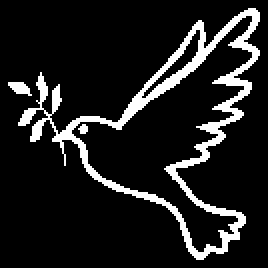
#> input picture Miniproject/test_data/dove.png, 134 x 134 px (shown 2 times larger)
$ python main.py
#> lines starting #> are read from the running program, lines starting #| are printed output that depends on the picture; after the words box and inside, x2 and y2 are one past the last pixel; in counts of white or black regions, pixels touching at a corner belong together
### Miniproject/iasa_solver.py
import numpy as np
from parameters import Acousticparameters
from propagator import ASMPropagator

# Reference: Melde, K., et al. "Holograms for acoustics." Nature (2016)


def calculate_thickness(phase, params):
    #Eq. (8)
    thickness = phase / (params.omega * (1 / params.c_holo - 1 / params.c_medium))
    return params.T0 + thickness - np.min(thickness)

def calculate_transmission(phase, params):
    Zm = params.imp_medium
    Zh = params.imp_holo
    Zt = params.imp_trans
    km = params.k_medium
    kh = params.k_holo

    T = calculate_thickness(phase, params)

    #Eq. (7)
    alpha_t = 4 * Zt * Zh**2 * Zm / ((Zh * (Zt + Zm) * np.cos(kh * T))**2 + ((Zh**2 + Zt * Zm) * np.sin(kh * T))**2)
    # return alpha_t
    return np.ones_like(T)

def run_iasa(target_amplitude, p0_amplitude, propagator, params, iterations = 50):
    field_hologram = p0_amplitude * np.exp(1j * 0.0)

    for i in range(iterations):
        field_target = propagator.forward(field_hologram)

        phase_target = np.angle(field_target)
        field_target_modified = target_amplitude * np.exp(1j * phase_target)

        field_holo_back = propagator.backward(field_target_modified)

        phase_retrieved = np.angle(field_holo_back)

        alpha_t = calculate_transmission(phase_retrieved, params)
        field_hologram = np.sqrt(alpha_t) * p0_amplitude * np.exp(1j * phase_retrieved)

        if (i % 10 == 0):
            print(f"{i} итерация завершена")

    return phase_retrieved

### Miniproject/domain.py
import numpy as np
from parameters import Acousticparameters


def generate_grids(params):

    Nx = params.Nx
    Ny = params.Ny
    dx = params.dx

    x_vec = np.arange(-Nx//2, Nx//2) * dx
    y_vec = np.arange(-Ny//2, Ny//2) * dx

    kx_vec = 2 * np.pi * np.fft.fftfreq(Nx, dx)
    ky_vec = 2 * np.pi * np.fft.fftfreq(Ny, dx)

    X, Y = np.meshgrid(x_vec, y_vec)
    Kx, Ky = np.meshgrid(kx_vec, ky_vec)

    return X, Y, Kx, Ky

def create_source_amplitude(X, Y, radius, inner_radius = 0e-3):
    mask1 = (X**2 + Y**2) <= radius**2
    mask2 = (X**2 + Y**2) >= inner_radius**2
    mask = mask1 & mask2
    return np.where(mask, 1.0, 0.0)

### Miniproject/parameters.py
import numpy as np
from dataclasses import dataclass

@dataclass
class Acousticparameters:
    freq: float = 38e3

    c_medium: float = 343.0
    rho_medium: float = 1.27

    c_trans: float = 6320.0
    rho_trans: float = 2770.0

    c_holo: float = 1054.0
    rho_holo: float = 1080.0
    alpha_holo: float = 5.5

    #Domain parameters
    size_x: float = 48e-3
    size_y: float = 48e-3
    dx: float = 200e-6
    z_target: float = 30e-3

    #Factor for domain expansion
    pad_factor: int = 3

    #Initial thickness
    T0: float = 1e-3

    #Sphere parameters
    rho_sph: float = 2500
    c_l: float = 5600
    c_t: float = 3400

    @property
    def omega(self):
        return 2 * np.pi * self.freq

    @property
    def lambda_medium(self):
        return self.c_medium / self.freq

    @property
    def lambda_holo(self):
        return self.c_holo / self.freq

    @property
    def k_medium(self):
        return self.omega / self.c_medium

    @property
    def k_holo(self):
        return self.omega / self.c_holo

    @property
    def k_l(self):
        return self.omega / self.c_l

    @property
    def k_t(self):
        return self.omega / self.c_t

    @property
    def sigma(self):
        return (self.c_l**2 / 2 - self.c_t**2) / (self.c_l**2 - self.c_t**2)

    @property
    def nx(self) -> int:
        return int(np.ceil(self.size_x / self.dx))

    @property
    def ny(self) -> int:
        return int(np.ceil(self.size_y / self.dx))

    @property
    def Nx(self) -> int:
        return self.nx * self.pad_factor

    @property
    def Ny(self) -> int:
        return self.ny * self.pad_factor

    @property
    def imp_medium(self):
        return self.rho_medium * self.c_medium

    @property
    def imp_holo(self):
        return self.rho_holo * self.c_holo

    @property
    def imp_trans(self):
        return self.rho_trans * self.c_trans

### Miniproject/propagator.py
import numpy as np
from parameters import Acousticparameters

# Reference: Melde, K., et al. "Holograms for acoustics." Nature (2016)

class ASMPropagator:
    def __init__(self, params, Kx, Ky, z):
        self.z = z
        k = params.k_medium

        #Elimination of evanescent waves
        propagation_mask  = (Kx**2 + Ky**2) <= k**2
        D = params.size_x
        #Eq. (6)
        angular_mask = np.sqrt(Kx**2 + Ky**2) <= k * D / np.sqrt(D**2 + self.z**2)

        mask = propagation_mask & angular_mask

        kz = np.sqrt(np.where(mask,k**2 - (Kx**2 + Ky**2),0))

        #Eq. (3)
        self.H = np.exp(1j * kz * z) * mask

    def forward(self, field_z0):
        #Eq. (3-4)
        spectrum_0 = np.fft.fft2(field_z0)
        spectrum_z = spectrum_0 * self.H
        field_z = np.fft.ifft2(spectrum_z)
        return field_z

    def backward(self, field_z):
        #Eq. (5)
        spectrum_z = np.fft.fft2(field_z)
        spectrum_0 = spectrum_z * np.conjugate(self.H)
        field_z0 = np.fft.ifft2(spectrum_0)
        return field_z0

### Miniproject/main.py
import numpy as np
import matplotlib.pyplot as plt
import matplotlib.animation as animation
from PIL import Image
from stl import mesh
from scipy.ndimage import zoom
from scipy.interpolate import make_interp_spline

from domain import generate_grids, create_source_amplitude
from parameters import Acousticparameters
from propagator import ASMPropagator
from iasa_solver import run_iasa, calculate_transmission, calculate_thickness

def export_stl(X, Y, phase, params, filename = "hologram.stl"):

    Nx = params.Nx
    Ny = params.Ny
    nx = params.nx + 10
    ny = params.ny + 10
    size_x = params.size_x
    start_x = (Nx - nx)//2
    start_y = (Ny - ny)//2

    radius = size_x / 2 * 1e3

    new_phase = phase[start_y : start_y + ny, start_x : start_x + nx]

    Tmm = calculate_thickness(new_phase, params) * 1e3
    dxmm = params.dx * 1e3

    x = (np.arange(nx) - nx/2) * dxmm
    y = (np.arange(ny) - ny/2) * dxmm
    X, Y = np.meshgrid(x, y)

    def get_point(j, i):
        x = X[j, i]
        y = Y[j, i]

        dist = np.sqrt(x**2 + y**2)

        if dist <= radius:
            p = [x, y, Tmm[j, i]]
        else:
            new_x = x * radius / dist
            new_y = y * radius / dist
            p = [new_x, new_y, params.T0 * 1e3]
        return p

    vectors=[]
    for i in range(nx - 1):
        for j in range(ny - 1):

            p1 = get_point(j, i)
            p2 = get_point(j, i+1)
            p3 = get_point(j+1, i)
            p4 = get_point(j+1, i+1)

            vectors.append(np.array([p1, p2, p3]))
            vectors.append(np.array([p2, p4, p3]))

    mesh_holo = mesh.Mesh(np.zeros(len(vectors), dtype=mesh.Mesh.dtype))
    for ind in range(len(vectors)):
        mesh_holo.vectors[ind] = np.array(vectors[ind])
    mesh_holo.save(filename)

def load_target_from_png(filepath, params, invert = False):
#> called with filepath = './test_data/dove.png', invert = False
    Nx = params.Nx
    Ny = params.Ny
    nx = params.nx
    ny = params.ny

    img = Image.open(filepath).convert("L")
#> img: PIL image 134x134 L; 11.9% white; 3 white regions (1 under 20 px), largest, box (x1, y1, x2, y2) and area: (9, 4, 130, 130) 2063, (4, 41, 16, 48) 52
    img = img.resize((params.nx, params.ny), Image.Resampling.BILINEAR)
#> img: PIL image 240x240 L

    target_pict = np.array(img, dtype = float)
    target_pict /= np.max(target_pict)
#> target_pict: shape (240, 240) float64; min 0, max 1, mean 0.119
    target_pict = np.where(target_pict > 0.5, 1.0, 0.0)
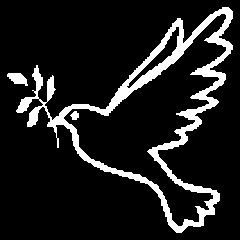
#> target_pict: shape (240, 240) float64; values 0 (black) and 1 (white), 11.8% white; 3 white regions, box (x1, y1, x2, y2) and area: (16, 7, 233, 233) 6593, (7, 73, 28, 86) 172, (70, 111, 79, 120) 56

    target_padded = np.zeros((Nx, Ny), dtype = float)
    start_x = (Nx - nx)//2
    start_y = (Ny - ny)//2
    target_padded[start_y : start_y + ny, start_x : start_x + nx] = target_pict
#> target_padded: shape (720, 720) float64; values 0 (black) and 1 (white), 1.3% white; 3 white regions, box (x1, y1, x2, y2) and area: (256, 247, 473, 473) 6593, (247, 313, 268, 326) 172, (310, 351, 319, 360) 56

    if invert:
        target_padded = np.where(target_padded == 1.0, 0.0, 1.0)

    return target_padded

# [53 lines left out: functions z_scan, plot_slice, not called in this run]

def plot_phase_profile(phase, params, filename = "./test_result/phase_profile.png"):
    phase_slice = phase[ (params.Nx - params.nx) // 2: (params.Nx + params.nx) // 2, params.Nx // 2]
    x = np.linspace(0, params.size_x, params.nx)  * 1e3 - params.size_x * 1e3 / 2
    T = calculate_thickness(phase_slice, params) * 1e3
    np.savetxt('./test_result/phase_profile.csv', np.column_stack((x, T)), delimiter=',', fmt='%.6f')

    plt.plot(x, phase_slice)
    plt.xlabel("x, mm")
    plt.ylabel("phase, rad")
    plt.savefig(filename)
    plt.show()

def main():
    params = Acousticparameters()
    dx = params.dx
    Nx = params.Nx
    Ny = params.Ny
    size_x = params.size_x
    size_y = params.size_y


    X, Y, Kx, Ky = generate_grids(params)
    p0_amplitude = create_source_amplitude(X, Y, radius = size_x/2)

    image_path = "./test_data/dove.png"
    target_amplitude = load_target_from_png(image_path, params, invert = False)

    propagator = ASMPropagator(params, Kx, Ky, params.z_target)

    retrieved_phase = run_iasa(target_amplitude, p0_amplitude, propagator, params, iterations=40)
#> the loop in run_iasa, `for i in range(iterations):` made 40 passes
#> pass 1, in calculate_thickness, `thickness = phase / (params.omega * (1 / params.c_holo - 1 / params.c_..`:
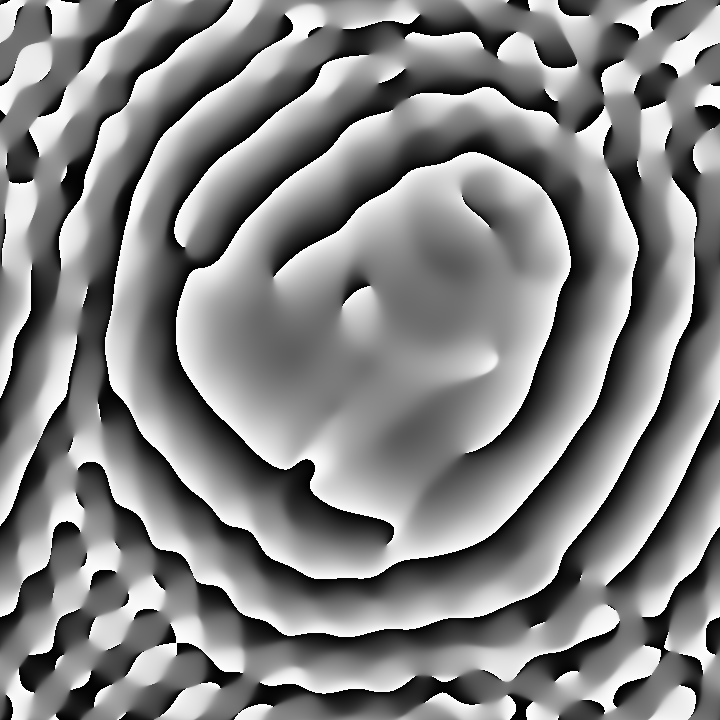
#> thickness: shape (720, 720) float64; min -0.00669, max 0.00669, mean 0.000233; drawn with min black and max white
#> after the loop in run_iasa, `for i in range(iterations):`: alpha_t: shape (720, 720) float64; every value is 1
#> after the loop in run_iasa, `for i in range(iterations):`:
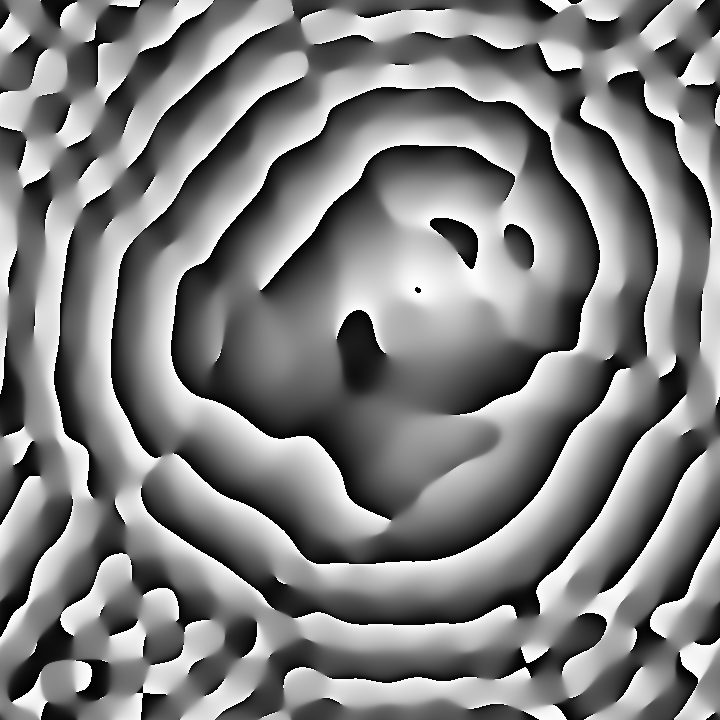
#> phase_retrieved: shape (720, 720) float64; min -3.14, max 3.14, mean 0.0373; drawn with min black and max white
    alpha_t = calculate_transmission(retrieved_phase, params)

    holo_field = p0_amplitude * np.sqrt(alpha_t) * np.exp(1j * retrieved_phase)
    result_target_field = propagator.forward(holo_field)
    result_target_amp = np.abs(result_target_field)

    fig, axes = plt.subplots(1, 3, figsize=(18, 5))

    extent = [-Nx*dx/2 * 1e3, Nx*dx/2 * 1e3, -Ny*dx/2 * 1e3, Ny*dx/2 * 1e3]
    limit_x = params.size_x / 2 * 1e3
    limit_y = params.size_y / 2 * 1e3

    ax = axes[0]
    im = ax.imshow(target_amplitude, cmap='gray', extent=extent)
    ax.set_title("Target amplitude")
    ax.set_xlabel("x, mm")
    ax.set_ylabel("y, mm")
    ax.set_xlim(-limit_x, limit_x)
    ax.set_ylim(-limit_y, limit_y)
    fig.colorbar(im, ax=ax, shrink=0.7)

    ax = axes[1]
    phase_to_plot = np.where(p0_amplitude > 0, retrieved_phase, np.nan)
    im = ax.imshow(phase_to_plot, cmap='twilight', extent=extent)
    ax.set_title("Phase distribution")
    ax.set_xlabel("x, mm")
    ax.set_xlim(-limit_x, limit_x)
    ax.set_ylim(-limit_y, limit_y)
    fig.colorbar(im, ax=ax, shrink=0.7)


    ax = axes[2]
    im = ax.imshow(result_target_amp, cmap='jet', extent=extent)
    ax.set_title(f"Simulated amplitude (z = {int(params.z_target * 1e3)} mm)")
    ax.set_xlabel("x, mm")
    ax.set_xlim(-limit_x, limit_x)
    ax.set_ylim(-limit_y, limit_y)
    fig.colorbar(im, ax=ax, shrink=0.7)

    plt.tight_layout()
    plt.savefig("./test_result/result_rings.png")
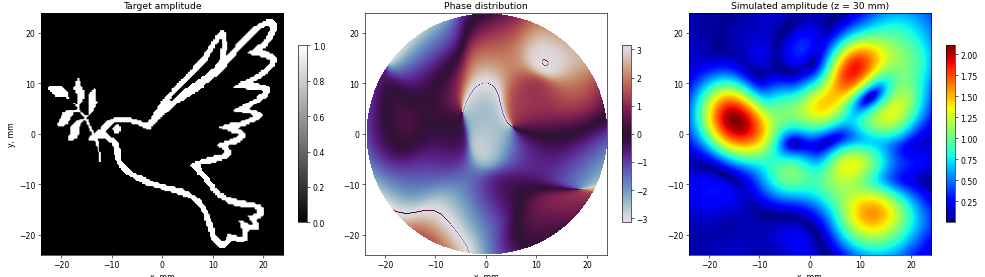
#> figure drawn by matplotlib, 6 panels
    plt.show()

    plot_phase_profile(retrieved_phase, params,filename="./test_result/phase_profile_rings.png")
#> in plot_phase_profile, `phase_slice = phase[ (params.Nx - params.nx) // 2: (params.Nx + params..`: phase_slice = 240 values, max 3.11 at index 69, min -3.13 at index 70, mean -0.933
#> in plot_phase_profile, `T = calculate_thickness(phase_slice, params) * 1e3`: T = 240 values, max 14.29 at index 70, min 1 at index 69, mean 9.61
#> in plot_phase_profile, `plt.savefig(filename)`:
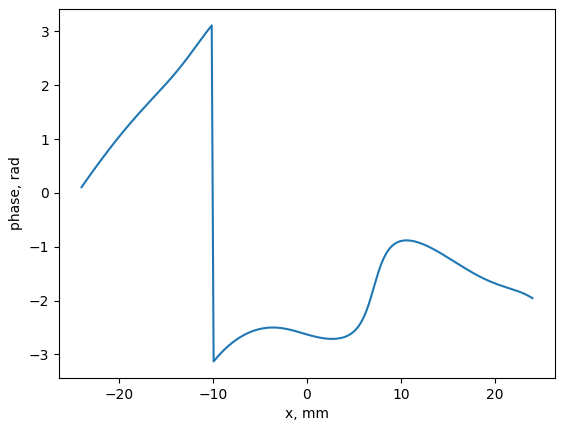
#> figure drawn by matplotlib, 1 panel; curve peaks at x = -10.14, y = 3.11
    np.save('./test_result/retrieved_phase_dove.npy', retrieved_phase)

    export_stl(X, Y, retrieved_phase, params, "./test_result/hologram_.stl")
#> in export_stl, `new_phase = phase[start_y : start_y + ny, start_x : start_x + nx]`:
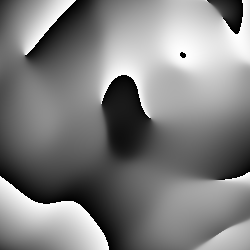
#> new_phase: shape (250, 250) float64; min -3.14, max 3.14, mean 0.028; drawn with min black and max white
#> in export_stl, `Tmm = calculate_thickness(new_phase, params) * 1e3`:
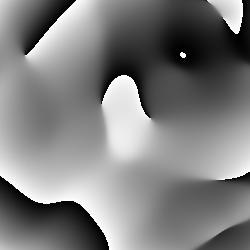
#> Tmm: shape (250, 250) float64; min 1, max 14.38, mean 7.63; drawn with min black and max white
#> the loop in export_stl, `for i in range(nx - 1):` made 249 passes

    amplitudes, zs = z_scan(retrieved_phase, Kx, Ky, p0_amplitude, params, filename = "./test_result/rings_scan.gif", return_gif=True)
    plot_slice(amplitudes, zs, params)

if __name__ == "__main__":
#> (the run stopped early here; a loop or call above may not have finished)
